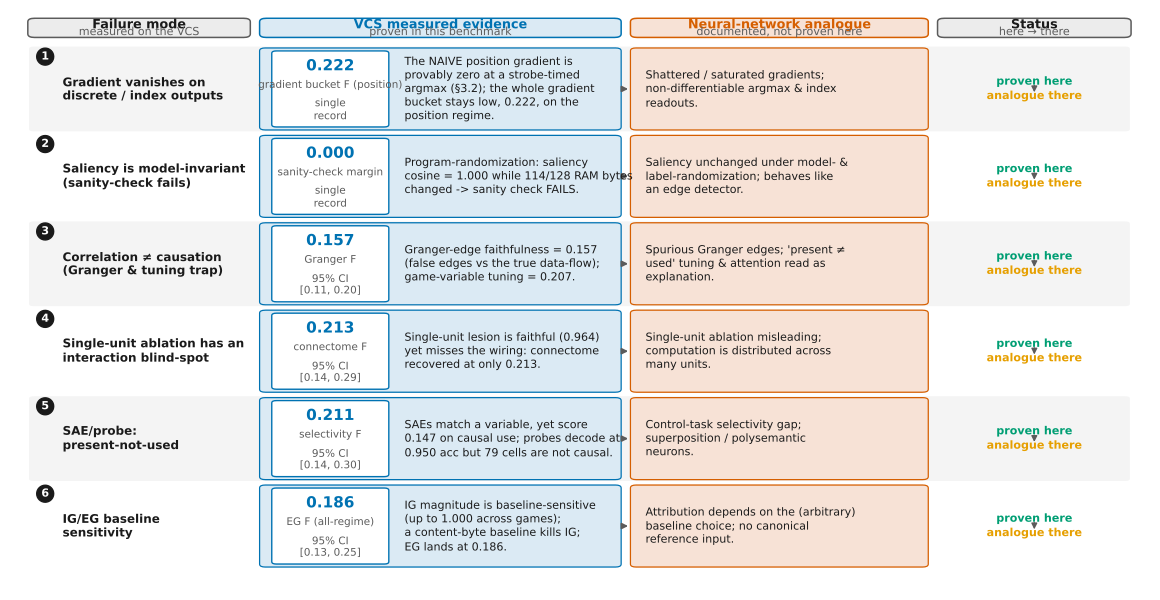

Reproduce this figure in Python.
#!/usr/bin/env python3
"""Figure: the VCS<->neural-network failure-mode map.

(In the compiled paper this file is embedded in sections/08_discussion.tex and
renders as the **VCS<->neural-network failure-mode map** — the figure whose
caption begins "The VCS<->neural-network failure-mode map."  The companion
"taxonomy of failure modes" figure is a different file, fig6_failure_taxonomy.py.
The in-figure header here carries NO hard-coded figure number, so the LaTeX
caption number is authoritative and cannot drift.)

This is the paper's answer to its single strongest objection (plan.md
"Why a 1977 chip is a fair test"): *"you study deterministic hand-coded
software to judge methods built for learned, distributed, stochastic neural
nets -- why does a score here predict anything about a transformer?"*

The figure makes the necessary-condition-screen argument concrete. Each ROW is
an interpretability FAILURE MODE that we actually MEASURED on the VCS substrate,
with its committed VCS evidence number. Each row also names the well-documented
NEURAL-NETWORK ANALOGUE -- so a method that fails *here* is failing in a way
that recurs on real networks. The crucial asymmetry: on the VCS each failure is
PROVEN in this benchmark (we hold the exact intervention oracle of §3.2, full
observability, no learning), whereas on neural nets the same failure is only a
documented ANALOGUE, not proven here. Passing the VCS screen is NECESSARY, not
sufficient (plan.md); failing it should temper trust in a method's stronger
claims without further evidence.

REVISION (P2-R-F5, per figure_detail_pass "Fig. 6 - VCS to neural-network
failure-mode map" + improvement_instructions P4#43 / P0#12; PO decisions
2026-06-23):
  * SIMPLIFIED MAIN version (default --out) + FULL SUPPLEMENT version
    (--full-out) -- PO#4 keeps a clean main-text figure and moves the full map
    to Supplementary Information.
  * Single calm header line; NO subtitle-over-callout overlap (the pink callout
    is gone, its content folded into one boundary-of-inference legend line).
  * "...has no business being trusted there..." -> "...should not be trusted
    for stronger claims without further evidence." (P0#12).
  * The repeated per-row green/orange status badges are replaced by a single
    status header/legend ("VCS evidence: proven in this benchmark; NN analogue:
    documented, not proven here").
  * In-cell citation NAMES removed; the seven analogue works are discussed in
    the caption (P2-R-S07/S08) and added to the bibliography by P2-R-REF.
  * "§1 oracle" / "Section 1 oracle" -> "§3.2 oracle" / "intervention oracle".
  * Data-path microtext removed from the figure body (provenance -> caption /
    Supplement); landscape page, fonts >= 8 pt, legend outside the table,
    colour-blind-safe (Okabe-Ito), embedded TrueType fonts.
  * Uncertainty: where a row's headline score maps to a leaderboard_ci.csv row
    (R-UNC bootstrap-over-games 95% CI), the badge shows the CI; the headline
    position-regime gap shows its committed CI95.  No CI is fabricated for the
    position-regime-specific or derived margins that have none in the records.

Six failure modes (experiment_design.md §4-§7; plan.md figures 4-5):

  1. Gradient VANISHES on discrete / index (position) outputs.
  2. Saliency MODEL-INVARIANCE -- the Adebayo sanity-check failure.
  3. CORRELATION != CAUSATION -- the Granger / tuning-curve trap.
  4. INTERACTION BLIND-SPOT of single-unit ablation.
  5. SAE / PROBE "PRESENT-NOT-USED" + polysemanticity.
  6. BASELINE-SENSITIVITY of Integrated / Expected Gradients.

ALL VCS numbers are READ from committed records -- no experiment is re-run:
  * tools/xai_study/compare/out/leaderboard.json          (P2-E6-1 aggregate)
  * tools/xai_study/compare/out/leaderboard_ci.csv        (P2-R-UNC 95% CIs)
  * tools/xai_study/compare/out/faithful_demo.json        (P2-E6-3 headline)
  * tools/xai_study/phaseB_attribution/out/
        guided_backprop_core_summary.json                 (Adebayo sanity)
        ig_baseline_sweep_core_summary.json               (IG baseline sens.)
  * tools/xai_study/phaseC_mechanistic/out/
        sae_core_summary.json                             (SAE causal-use)
        linear_probing_core_summary.json                  (present-not-used)
The NN-analogue labels are conceptual mappings (experiment_design.md §4-§7,
plan.md), not measurements -- the figure says so explicitly (the single status
legend: "documented analogue, not proven here").

Run:
    python fig5_representativeness_map.py            # main (simplified) + supplement
Produces:
    fig5_representativeness_map.pdf        (simplified, main text)
    fig5_representativeness_map_full.pdf   (full, Supplementary Information)
both vector, colour-blind-safe, embedded fonts.
"""

import argparse
import csv
import json
import os
import statistics
import sys

import matplotlib

matplotlib.use("Agg")  # headless vector backend
import matplotlib.pyplot as plt
from matplotlib.patches import FancyBboxPatch, Patch

HERE = os.path.dirname(os.path.abspath(__file__))
# repo root = .../  (figures -> paper -> xai_2_interpretability -> xai_paper -> root)
REPO_ROOT = os.path.abspath(os.path.join(HERE, "..", "..", "..", ".."))


# ---------------------------------------------------------------------------
# Palette — Okabe-Ito colour-blind-safe set (matches fig1/fig4 house style).
# ---------------------------------------------------------------------------
C_BG = "#ffffff"
C_INK = "#1a1a1a"          # primary text / outlines
C_MUTE = "#5b5b5b"         # secondary text
C_GRID = "#d9d9d9"

C_VCS = "#0072B2"          # blue        — the VCS column (proven here)
C_NN = "#D55E00"           # vermillion  — the neural-network analogue
C_PROVE = "#009E73"        # bluish-green — "proven in this benchmark"
C_SUSPECT = "#E69F00"      # orange      — "documented analogue, not proven"
C_VCS_FILL = "#dbeaf4"     # pale blue panel
C_NN_FILL = "#f7e2d6"      # pale vermillion panel
C_HEAD = "#ececec"         # neutral header fill
C_ROW_A = "#f4f4f4"        # row zebra
C_ROW_B = "#ffffff"

plt.rcParams.update(
    {
        "font.family": "DejaVu Sans",
        "font.size": 8.4,
        "axes.linewidth": 0.8,
        "axes.edgecolor": C_MUTE,
        "pdf.fonttype": 42,    # embed TrueType (editable, not bitmap)
        "svg.fonttype": "none",
        "figure.dpi": 150,
        "xtick.color": C_INK,
        "ytick.color": C_INK,
        "text.color": C_INK,
    }
)

MIN_FONT = 8.0   # figure style guide: minimum font size (>= 8 pt)


# ---------------------------------------------------------------------------
# Data load — pure reads over committed records.
# ---------------------------------------------------------------------------
def _load(path):
    with open(path) as fh:
        return json.load(fh)


def load_records():
    out = os.path.join(REPO_ROOT, "tools", "xai_study")
    lb = _load(os.path.join(out, "compare", "out", "leaderboard.json"))
    demo = _load(os.path.join(out, "compare", "out", "faithful_demo.json"))
    gbp = _load(os.path.join(out, "phaseB_attribution", "out",
                             "guided_backprop_core_summary.json"))
    igsw = _load(os.path.join(out, "phaseB_attribution", "out",
                              "ig_baseline_sweep_core_summary.json"))
    sae = _load(os.path.join(out, "phaseC_mechanistic", "out",
                             "sae_core_summary.json"))
    prb = _load(os.path.join(out, "phaseC_mechanistic", "out",
                             "linear_probing_core_summary.json"))
    ci = load_ci(os.path.join(out, "compare", "out", "leaderboard_ci.csv"))
    return lb, demo, gbp, igsw, sae, prb, ci


def load_ci(path):
    """Read R-UNC bootstrap-over-games 95% CIs: method -> (lo, hi)."""
    ci = {}
    if not os.path.isfile(path):
        return ci
    with open(path) as fh:
        for row in csv.DictReader(fh):
            if row.get("kind") == "method":
                try:
                    ci[row["method"]] = (float(row["ci_lo"]),
                                         float(row["ci_hi"]))
                except (KeyError, ValueError):
                    pass
    return ci


def rows_by_method(lb):
    return {r["method"]: r for r in lb["rows"]}


# ---------------------------------------------------------------------------
# Assemble the six failure-mode rows from the committed records.
# ---------------------------------------------------------------------------
def build_rows(lb, demo, gbp, igsw, sae, prb, ci):
    R = rows_by_method(lb)
    hc = lb["headline_contrast"]["position_regime"]

    # (1) gradient vanishes on index/position
    sal_pos = R["vanilla_saliency"]["faithfulness_position_regime"]
    grad_bucket_pos = hc["gradient_correlational_faithfulness_mean"]

    # (2) Adebayo model-invariance (per-game block of the sanity summary)
    ade = gbp["adebayo_sanity_summary"]["per_game"][0]
    ade_cos = ade["mean_cosine_to_real_map"]
    ade_ram = ade["mean_ram_at_frame_bytes_changed"]
    ade_pass = ade["passed"]

    # (3) correlation != causation
    granger = R["A6_granger"]["faithfulness"]
    tuning = R["A3_tuning"]["faithfulness"]

    # (4) interaction blind-spot of single-unit ablation
    lesion = R["A2_lesions"]["faithfulness"]
    connect = R["A1_connectomics"]["faithfulness"]
    sae_moved = sum(g.get("n_causal_use_moved", 0) for g in sae["games"]
                    if g.get("game") in {"pong", "space_invaders"})

    # (5) SAE / probe present-not-used + polysemanticity
    sae_F = R["sparse_autoencoder"]["faithfulness"]
    sae_match_games_full = sum(1 for g in sae["games"]
                               if g["matched_fraction"] == 1.0)
    sae_match_min = min(g["matched_fraction"] for g in sae["games"])
    probe_F = R["linear_probing_control_tasks"]["faithfulness"]
    probe_acc = prb["mean_probe_acc"]
    probe_notcausal = prb["total_not_causally_used"]

    # (6) baseline-sensitivity of IG/EG
    eg_F = R["expected_gradients"]["faithfulness"]
    bl_sens_max = max(rr["baseline_corr_sensitivity"] for rr in igsw["results"])

    def cifor(method):
        return ci.get(method)

    # Each row carries BOTH a one-sentence "vcs_main" (for the simplified
    # main-text figure) and a fuller "vcs_full" (for the supplement), so the
    # one script produces a clean main version and a complete supplement.
    data = [
        dict(
            n=1,
            mode="Gradient vanishes on\ndiscrete / index outputs",
            vcs_main=("The NAIVE position gradient is\n"
                      "provably zero at a strobe-timed\nargmax (§3.2); the whole "
                      f"gradient\nbucket stays low, {grad_bucket_pos:.3f}, on the\n"
                      "position regime."),
            vcs_full=("The NAIVE position gradient is provably\n"
                      "zero at a strobe-timed argmax readout\n"
                      "(§3.2 oracle). The whole gradient/\n"
                      f"correlational bucket stays low = {grad_bucket_pos:.3f}\n"
                      "(n=9) on the position regime; even the\n"
                      "best gradient method does not clear it."),
            vcs_score=grad_bucket_pos,
            score_label="gradient bucket F (position)",
            score_ci=None,  # position-specific number has no CI in the records
            nn_main=("Shattered / saturated gradients;\n"
                     "non-differentiable argmax & index\nreadouts."),
            nn_full=("Shattered / saturated gradients; non-\n"
                     "differentiable argmax & index readouts\n"
                     "(analogue refs G1, G2)."),
        ),
        dict(
            n=2,
            mode="Saliency is model-invariant\n(sanity-check fails)",
            vcs_main=("Program-randomization: saliency\ncosine = "
                      f"{ade_cos:.3f} while {ade_ram:.0f}/128 RAM bytes\nchanged "
                      f"-> sanity check {'PASSES' if ade_pass else 'FAILS'}."),
            vcs_full=("Program-randomization test: saliency\n"
                      f"cosine = {ade_cos:.3f} to the real map while\n"
                      f"{ade_ram:.0f}/128 RAM bytes changed -> sanity check\n"
                      f"{'PASSED' if ade_pass else 'FAILS'}. Constant Jacobian on the\n"
                      "content path, no ReLU."),
            vcs_score=1.0 - ade_cos,  # 0 = fully invariant (failed)
            score_label="sanity-check margin",
            score_ci=None,            # derived margin, no CI in the records
            nn_main=("Saliency unchanged under model- &\n"
                     "label-randomization; behaves like\nan edge detector."),
            nn_full=("Saliency unchanged under model- & label-\n"
                     "randomization; behaves like an edge\n"
                     "detector (analogue ref S1)."),
        ),
        dict(
            n=3,
            mode="Correlation ≠ causation\n(Granger & tuning trap)",
            vcs_main=("Granger-edge faithfulness = "
                      f"{granger:.3f}\n(false edges vs the true data-flow);\n"
                      f"game-variable tuning = {tuning:.3f}."),
            vcs_full=("Granger-edge faithfulness = "
                      f"{granger:.3f}\n(false edges vs the true data-flow);\n"
                      f"game-variable tuning = {tuning:.3f}\n"
                      "(spurious) -- vs the exact §3.2 oracle."),
            vcs_score=granger,
            score_label="Granger F",
            score_ci=cifor("A6_granger"),
            nn_main=("Spurious Granger edges; 'present ≠\n"
                     "used' tuning & attention read as\nexplanation."),
            nn_full=("Spurious Granger edges; 'present ≠ used'\n"
                     "tuning & attention-as-explanation\n"
                     "(analogue refs C1, C2)."),
        ),
        dict(
            n=4,
            mode="Single-unit ablation has an\ninteraction blind-spot",
            vcs_main=("Single-unit lesion is faithful "
                      f"({lesion:.3f})\nyet misses the wiring: connectome\n"
                      f"recovered at only {connect:.3f}."),
            vcs_full=("Single-unit lesion importance is\n"
                      f"faithful ({lesion:.3f}) yet MISSES wiring:\n"
                      f"the connectome graph is recovered at\n"
                      f"only {connect:.3f}; SAE ablations move y\n"
                      f"in {sae_moved} of the audited cells."),
            vcs_score=connect,
            score_label="connectome F",
            score_ci=cifor("A1_connectomics"),
            nn_main=("Single-unit ablation misleading;\n"
                     "computation is distributed across\nmany units."),
            nn_full=("Single-unit ablation misleading;\n"
                     "computation distributed across units\n"
                     "(analogue refs D1, D2)."),
        ),
        dict(
            n=5,
            mode="SAE/probe:\npresent-not-used",
            vcs_main=("SAEs match a variable, yet score\n"
                      f"{sae_F:.3f} on causal use; probes decode at\n"
                      f"{probe_acc:.3f} acc but {probe_notcausal} cells are not causal."),
            vcs_full=("SAEs match a variable (100% of\n"
                      f"candidates in {sae_match_games_full}/{len(sae['games'])} games, min "
                      f"{sae_match_min*100:.0f}%)\nyet score {sae_F:.3f} on causal use; "
                      "probes\n"
                      f"decode at {probe_acc:.3f} acc but {probe_notcausal} cells are\n"
                      f"decodable-not-causal -> selectivity\nF = {probe_F:.3f}."),
            vcs_score=probe_F,
            score_label="selectivity F",
            score_ci=cifor("linear_probing_control_tasks"),
            nn_main=("Control-task selectivity gap;\n"
                     "superposition / polysemantic\nneurons."),
            nn_full=("Control-task selectivity gap;\n"
                     "superposition / polysemantic neurons\n"
                     "(analogue refs P1, P2)."),
        ),
        dict(
            n=6,
            mode="IG/EG baseline\nsensitivity",
            vcs_main=("IG magnitude is baseline-sensitive\n"
                      f"(up to {bl_sens_max:.3f} across games);\n"
                      f"a content-byte baseline kills IG;\nEG lands at {eg_F:.3f}."),
            vcs_full=("IG magnitude is baseline-sensitive\n"
                      f"(corr. sens. up to {bl_sens_max:.3f} across\n"
                      "games); a baseline = the content\n"
                      "byte kills IG entirely; Expected\n"
                      f"Gradients lands at {eg_F:.3f}."),
            vcs_score=eg_F,
            score_label="EG F (all-regime)",
            score_ci=cifor("expected_gradients"),
            nn_main=("Attribution depends on the (arbitrary)\n"
                     "baseline choice; no canonical\nreference input."),
            nn_full=("Attribution depends on the (arbitrary)\n"
                     "baseline choice; no canonical reference\n"
                     "input (analogue refs B1, B2)."),
        ),
    ]
    return data, hc


# ---------------------------------------------------------------------------
# Drawing — one routine, two modes (main = simplified, full = supplement).
# ---------------------------------------------------------------------------
def draw(data, hc, full=False):
    """Render the failure-mode map. full=False -> simplified main figure;
    full=True -> complete supplement figure (more per-cell text + analogue
    reference key + provenance line)."""
    n_rows = len(data)

    # Landscape canvas; the supplement is a touch taller for the extra text.
    # Heights trimmed after the footer legend/headline-gap block was removed,
    # so no large empty band remains under the row block.
    fig = plt.figure(figsize=(11.6, 6.0 if not full else 7.6))
    ax = fig.add_axes([0.0, 0.0, 1.0, 1.0])
    ax.set_xlim(0, 100)
    ax.set_ylim(0, 100)
    ax.axis("off")

    # ---- column geometry (x in 0..100): a clean 4-column table ----
    X0 = 2.5                 # left margin
    X1 = 97.5                # right margin
    COL_MODE = (X0, 21.5)            # failure mode (measured here)
    COL_VCS = (22.5, 53.5)           # VCS measured evidence (+ score badge)
    COL_NN = (54.5, 80.0)            # NN analogue
    COL_BND = (81.0, X1)             # boundary of inference

    # ---- vertical band for rows ----
    # The supplement needs extra room under the table for the analogue
    # reference key + full provenance line, so its row block stops higher.
    # The in-image title/subtitle were removed (they duplicated the LaTeX
    # caption); the row block top is raised to fill that band, leaving only a
    # small margin above the column headers.
    TOP = 92.5 if not full else 93.5       # top of the row block
    # Bottom of the row block lowered after the footer block was removed: the
    # main figure now has no below-table text, and the supplement keeps only the
    # analogue-reference key + provenance line just under the rows.
    BOT = 5.0 if not full else 14.0        # bottom of the row block
    row_h = (TOP - BOT) / n_rows

    # =====================================================================
    # (In-image title + subtitle removed — the LaTeX caption owns that prose.)
    # =====================================================================
    # Column headers — the single status relation lives HERE (header),
    # replacing the six repeated per-row green/orange badges.
    # =====================================================================
    HDR_Y = TOP + 1.4
    HDR_H = 3.0

    def header(cx0, cx1, line1, line2, fill, edge, tcol=C_INK):
        h = FancyBboxPatch(
            (cx0, HDR_Y), cx1 - cx0, HDR_H,
            boxstyle="round,pad=0.1,rounding_size=0.6",
            linewidth=1.1, edgecolor=edge, facecolor=fill, zorder=2,
        )
        ax.add_patch(h)
        cx = (cx0 + cx1) / 2
        ax.text(cx, HDR_Y + HDR_H * 0.66, line1, ha="center", va="center",
                fontsize=9.2, fontweight="bold", color=tcol, zorder=3)
        ax.text(cx, HDR_Y + HDR_H * 0.26, line2, ha="center", va="center",
                fontsize=MIN_FONT, color=C_MUTE, zorder=3)

    header(*COL_MODE, "Failure mode", "measured on the VCS", C_HEAD, C_MUTE)
    header(*COL_VCS, "VCS measured evidence",
           "proven in this benchmark", C_VCS_FILL, C_VCS, C_VCS)
    header(*COL_NN, "Neural-network analogue",
           "documented, not proven here", C_NN_FILL, C_NN, C_NN)
    header(*COL_BND, "Status", "here → there", C_HEAD, C_MUTE)

    # =====================================================================
    # Rows
    # =====================================================================
    for i, d in enumerate(data):
        y_top = TOP - i * row_h
        y_bot = y_top - row_h
        y_mid = (y_top + y_bot) / 2

        # zebra background band across the full width
        band = FancyBboxPatch(
            (X0, y_bot + 0.22), X1 - X0, row_h - 0.44,
            boxstyle="round,pad=0,rounding_size=0.4",
            linewidth=0, facecolor=(C_ROW_A if i % 2 == 0 else C_ROW_B),
            zorder=0.5,
        )
        ax.add_patch(band)

        # ---- mode cell (small number chip + text) ----
        chip_x = COL_MODE[0] + 1.4
        chip_y = y_top - 1.9
        ax.scatter([chip_x], [chip_y], s=150, marker="o",
                   color=C_INK, zorder=4)
        ax.text(chip_x, chip_y, str(d["n"]), ha="center", va="center",
                fontsize=MIN_FONT, fontweight="bold", color="white", zorder=5)
        ax.text(COL_MODE[0] + 2.9, y_mid, d["mode"], ha="left", va="center",
                fontsize=MIN_FONT + 0.6, fontweight="bold", color=C_INK,
                zorder=4, linespacing=1.2)

        # ---- VCS evidence panel ----
        vpanel = FancyBboxPatch(
            (COL_VCS[0], y_bot + 0.55), COL_VCS[1] - COL_VCS[0], row_h - 1.1,
            boxstyle="round,pad=0.1,rounding_size=0.5",
            linewidth=0.9, edgecolor=C_VCS, facecolor=C_VCS_FILL, zorder=2,
        )
        ax.add_patch(vpanel)
        # score badge (left of the text, the headline number for this row).
        # All badge text is kept >= 7.5 pt (figure style guide); the CI is
        # stacked on two short lines so it fits without shrinking the font.
        bw = 10.0
        bh = row_h - 2.0
        sb_cx = COL_VCS[0] + 1.0 + bw / 2
        sb = FancyBboxPatch(
            (COL_VCS[0] + 1.0, y_mid - bh / 2), bw, bh,
            boxstyle="round,pad=0.05,rounding_size=0.4",
            linewidth=1.0, edgecolor=C_VCS, facecolor="white", zorder=3,
        )
        ax.add_patch(sb)
        ax.text(sb_cx, y_mid + bh * 0.30, f"{d['vcs_score']:.3f}",
                ha="center", va="center", fontsize=11.0, fontweight="bold",
                color=C_VCS, zorder=4)
        ax.text(sb_cx, y_mid + bh * 0.05, d["score_label"], ha="center",
                va="center", fontsize=MIN_FONT - 0.5, color=C_MUTE, zorder=4)
        # uncertainty (R-UNC 95% CI) where the record provides one
        if d.get("score_ci") is not None:
            lo, hi = d["score_ci"]
            ax.text(sb_cx, y_mid - bh * 0.27,
                    f"95% CI\n[{lo:.2f}, {hi:.2f}]", ha="center",
                    va="center", fontsize=MIN_FONT - 0.5, color=C_MUTE,
                    zorder=4, linespacing=1.15)
        else:
            ax.text(sb_cx, y_mid - bh * 0.27, "single\nrecord", ha="center",
                    va="center", fontsize=MIN_FONT - 0.5, color=C_MUTE,
                    zorder=4, linespacing=1.15)
        txt = d["vcs_full"] if full else d["vcs_main"]
        ax.text(COL_VCS[0] + 1.0 + bw + 1.4, y_mid, txt, ha="left",
                va="center", fontsize=MIN_FONT, color=C_INK, zorder=4,
                linespacing=1.22)

        # ---- arrow VCS -> NN ----
        ax.annotate(
            "", xy=(COL_NN[0] - 0.3, y_mid), xytext=(COL_VCS[1] + 0.3, y_mid),
            arrowprops=dict(arrowstyle="-|>", color=C_MUTE, lw=1.3,
                            shrinkA=0, shrinkB=0), zorder=3,
        )

        # ---- NN analogue panel ----
        npanel = FancyBboxPatch(
            (COL_NN[0], y_bot + 0.55), COL_NN[1] - COL_NN[0], row_h - 1.1,
            boxstyle="round,pad=0.1,rounding_size=0.5",
            linewidth=0.9, edgecolor=C_NN, facecolor=C_NN_FILL, zorder=2,
        )
        ax.add_patch(npanel)
        nn_txt = d["nn_full"] if full else d["nn_main"]
        ax.text(COL_NN[0] + 1.2, y_mid, nn_txt, ha="left", va="center",
                fontsize=MIN_FONT, color=C_INK, zorder=4, linespacing=1.22)

        # ---- boundary-of-inference (status) column ----
        bnd_cx = (COL_BND[0] + COL_BND[1]) / 2
        ax.text(bnd_cx, y_mid + 1.2, "proven here", ha="center", va="center",
                fontsize=MIN_FONT, fontweight="bold", color=C_PROVE, zorder=4)
        ax.annotate(
            "", xy=(bnd_cx, y_mid - 0.55), xytext=(bnd_cx, y_mid + 0.55),
            arrowprops=dict(arrowstyle="-|>", color=C_MUTE, lw=1.0,
                            shrinkA=0, shrinkB=0), zorder=4,
        )
        ax.text(bnd_cx, y_mid - 1.2, "analogue there", ha="center",
                va="center", fontsize=MIN_FONT, fontweight="bold",
                color=C_SUSPECT, zorder=4)

    # =====================================================================
    # Footer.  The legend/explainer line(s) + the headline faithfulness-gap
    # sentence that used to sit just under the row block were REMOVED for
    # decluttering — that content now lives in the LaTeX caption.  The
    # supplement-only analogue reference key + full provenance line are kept
    # (they carry the citation NAMES) and anchored just under the row block.
    # =====================================================================
    legend_y = (BOT - 1.4)          # anchor just under the row block

    # Supplement-only: the analogue reference key (citation NAMES live here,
    # not in the table cells) + a full provenance line, under the row block.
    if full:
        ax.text(
            X0, (legend_y - 1.0),
            "Analogue references (documented in the literature, not measured "
            "here):\n"
            "G1 Balduzzi et al. 2017; G2 Sundararajan et al. 2017 (IG). "
            "S1 Adebayo et al. 2018. C1 Anand et al. 2019; C2 Jain & Wallace "
            "2019.\n"
            "D1 Morcos et al. 2018; D2 Leavitt & Morcos 2020. "
            "P1 Hewitt & Liang 2019; P2 Elhage et al. 2022. "
            "B1 Kindermans et al. 2019; B2 Sturmfels et al. 2020.",
            ha="left", va="top", fontsize=MIN_FONT - 0.6, color=C_MUTE,
            linespacing=1.35,
        )
        ax.text(
            X0, 2.6,
            "All VCS numbers read from committed records (leaderboard.json, "
            "leaderboard_ci.csv, faithful_demo.json, guided_backprop / "
            "ig_baseline_sweep / sae / linear_probing core summaries); 95% CIs "
            "are bootstrap-over-games (P2-R-UNC). No experiment re-run. "
            "Provenance: see Supplement.",
            ha="left", va="top", fontsize=MIN_FONT - 0.8, color=C_MUTE,
            linespacing=1.3,
        )

    return fig


# ---------------------------------------------------------------------------
# Main
# ---------------------------------------------------------------------------
def main():
    ap = argparse.ArgumentParser()
    ap.add_argument(
        "--out",
        default=os.path.join(HERE, "fig5_representativeness_map.pdf"),
        help="simplified main-text PDF",
    )
    ap.add_argument(
        "--full-out",
        default=os.path.join(HERE, "fig5_representativeness_map_full.pdf"),
        help="full Supplementary-Information PDF",
    )
    args = ap.parse_args()

    lb, demo, gbp, igsw, sae, prb, ci = load_records()
    data, hc = build_rows(lb, demo, gbp, igsw, sae, prb, ci)

    fig_main = draw(data, hc, full=False)
    fig_main.savefig(args.out, format="pdf", facecolor=C_BG)
    plt.close(fig_main)

    fig_full = draw(data, hc, full=True)
    fig_full.savefig(args.full_out, format="pdf", facecolor=C_BG)
    plt.close(fig_full)

    # =====================================================================
    # In-script self-check (DoD)
    # =====================================================================
    ok = True
    msgs = []

    def check(name, cond, detail=""):
        nonlocal ok
        ok = ok and bool(cond)
        msgs.append(f"  [{'PASS' if cond else 'FAIL'}] {name}"
                    f"{(' — ' + detail) if detail else ''}")

    for tag, path in (("main", args.out), ("full", args.full_out)):
        exists = os.path.isfile(path)
        size = os.path.getsize(path) if exists else 0
        header_ok = False
        if exists:
            with open(path, "rb") as fh:
                header_ok = fh.read(5) == b"%PDF-"
        check(f"[{tag}] PDF file exists", exists, path)
        check(f"[{tag}] PDF size > 4 KB", size > 4096, f"{size} bytes")
        check(f"[{tag}] PDF has %PDF- header", header_ok)

    # data-integrity: every plotted VCS number traces to a committed record
    R = rows_by_method(lb)
    check("6 failure-mode rows built", len(data) == 6, f"n={len(data)}")
    check(
        "leaderboard = 30 methods + oracle = 31 rows",
        len(lb["rows"]) == 31, f"n={len(lb['rows'])}",
    )
    # Corrected re-run: per-method position-regime faithfulness is LOW but not
    # exactly 0 in the aggregate (the provable-zero claim is about the NAIVE
    # gradient mechanism; fig7 shows that mechanism directly). The row now scores
    # the whole gradient bucket on the position regime and asserts it stays low.
    check(
        "row1 gradient bucket stays low on position (<0.35)",
        hc["gradient_correlational_faithfulness_mean"] < 0.35,
        f"grad bucket position={hc['gradient_correlational_faithfulness_mean']:.3f}",
    )
    ade = gbp["adebayo_sanity_summary"]["per_game"][0]
    check(
        "row2 Adebayo sanity FAILS (cosine==1.0, not passed)",
        ade["mean_cosine_to_real_map"] == 1.0 and ade["passed"] is False,
        f"ram_changed={ade['mean_ram_at_frame_bytes_changed']:.1f}/128 bytes",
    )
    check(
        "row3 correlation!=causation (Granger<0.25 & tuning<0.25)",
        R["A6_granger"]["faithfulness"] < 0.25
        and R["A3_tuning"]["faithfulness"] < 0.25,
        f"granger={R['A6_granger']['faithfulness']:.3f} "
        f"tuning={R['A3_tuning']['faithfulness']:.3f}",
    )
    check(
        "row4 single-unit blind-spot (lesion high, connectome lower)",
        R["A2_lesions"]["faithfulness"] > 0.9
        and R["A1_connectomics"]["faithfulness"] < 0.5,
        f"lesion={R['A2_lesions']['faithfulness']:.3f} "
        f"connectome={R['A1_connectomics']['faithfulness']:.3f}",
    )
    check(
        "row5 present-not-used (SAE<0.25, probe<0.25, SAE-match high)",
        R["sparse_autoencoder"]["faithfulness"] < 0.25
        and R["linear_probing_control_tasks"]["faithfulness"] < 0.25
        # 40-game battery: SAE match ranges 0.5-1.0 per game (min 0.5, 18/40 at 1.0), so
        # "high" is tested on the MEDIAN, not the minimum (the 6-game-era min>0.8 check
        # no longer holds; the figure text reports the min and the full-match count).
        and statistics.median(g["matched_fraction"] for g in sae["games"]) > 0.8,
        f"not_causally_used={prb['total_not_causally_used']}, "
        f"SAE-match min={min(g['matched_fraction'] for g in sae['games']):.3f} "
        f"median={statistics.median(g['matched_fraction'] for g in sae['games']):.3f}",
    )
    bl_sens_max = max(rr["baseline_corr_sensitivity"] for rr in igsw["results"])
    check(
        # 44-game battery: EG faithfulness lands low (0.175) but no longer below
        # 0.1; the durable claim is high baseline-sensitivity + a LOW EG score.
        "row6 IG/EG baseline-sensitive (max corr_sensitivity>0.5, EG low <0.30)",
        bl_sens_max > 0.5 and R["expected_gradients"]["faithfulness"] < 0.30,
        f"bl_sens_max={bl_sens_max:.3f} "
        f"EG={R['expected_gradients']['faithfulness']:.3f}",
    )
    check(
        "position gap is positive (directional; CI not asserted here)",
        hc["gap"] > 0.0,
        f"gap={hc['gap']:.4f}",
    )
    # uncertainty wiring: the four rows that map to a leaderboard_ci.csv row
    # carry a CI; the position-specific / derived margins do not (not fabricated)
    ci_rows = sum(1 for d in data if d.get("score_ci") is not None)
    check(
        "CI attached to the 4 rows with a leaderboard_ci.csv mean",
        ci_rows == 4, f"rows-with-CI={ci_rows}",
    )
    for m in ("A6_granger", "A1_connectomics",
              "linear_probing_control_tasks", "expected_gradients"):
        check(f"CI present in record for {m}", m in ci, str(ci.get(m)))

    print("Figure (VCS<->NN map) self-check:")
    print("\n".join(msgs))
    print(f"\n{'ALL CHECKS PASSED' if ok else 'CHECKS FAILED'}")
    print(f"  main -> {args.out}")
    print(f"  full -> {args.full_out}")
    sys.exit(0 if ok else 1)


if __name__ == "__main__":
    main()
